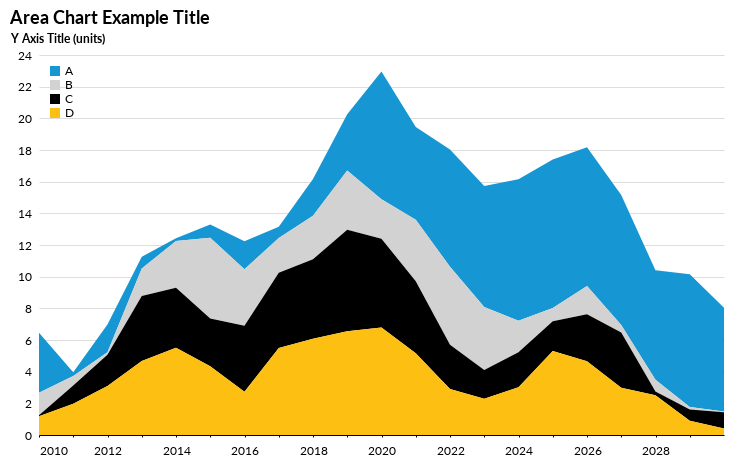

The code cell stored with this chart in its notebook:
### Code cell
alt.Chart(time).mark_area().encode(
    x = "index:T",
    y = alt.Y('value:Q', axis = alt.Axis(title = "Y Axis Title (units)")),
    color = 'variable:N'
).properties(
    title = "Area Chart Example Title"
)

### Figure 1 — Vega-Lite specification as saved in the notebook (floating-point values rounded to 4 significant figures)
{"$schema": "https://vega.github.io/schema/vega-lite/v2.6.0.json", "config": {"area": {"fill": "#1696d2"}, "axisX": {"domain": true, "domainColor": "#000000", "domainWidth": 1, "grid": false, "gridColor": "#FFF", "labelAngle": 0, "labelFont": "Lato", "labelFontSize": 12, "labelPadding": 8, "tickColor": "#000000", "tickSize": 2, "title": "", "titleFont": "Lato", "titleFontSize": 12, "titlePadding": 10}, "axisY": {"domain": false, "domainColor": "#000000", "domainWidth": 1, "gridColor": "#DEDDDD", "gridWidth": 1, "labelFont": "Lato", "labelFontSize": 12, "labelPadding": 8, "ticks": false, "titleAngle": 0, "titleFont": "Lato", "titleFontSize": 12, "titlePadding": 10, "titleX": 18, "titleY": -10}, "background": "#FFF", "bar": {"binSpacing": 1, "continuousBandSize": 30, "discreteBandSize": 30, "fill": "#1696d2", "size": 40, "stroke": false}, "legend": {"labelFont": "Lato", "labelFontSize": 12, "labelLimit": 500, "offset": 0, "orient": "top-left", "padding": 10, "symbolSize": 100, "symbolType": "square", "title": "", "titleFont": "Lato", "titleFontSize": 12, "titlePadding": 10}, "line": {"color": "#1696d2", "stroke": "#1696d2", "strokewidth": 5}, "padding": 10, "path": {"stroke": "#1696d2", "strokeWidth": 0.5}, "point": {"filled": true}, "range": {"category": ["#1696d2", "#d2d2d2", "#000000", "#fdbf11", "#ec008b", "#55b748", "#5c5859", "#db2b27"], "diverging": ["#cfe8f3", "#a2d4ec", "#73bfe2", "#46abdb", "#1696d2", "#12719e"]}, "style": {"text": {"align": "right", "color": "#1696d2", "font": "Lato", "fontSize": 11, "fontWeight": 400, "size": 11}}, "title": {"anchor": "start", "font": "Lato", "fontSize": 18, "fontWeight": 700, "offset": 0}, "trail": {"color": "#1696d2", "size": 1, "stroke": "#1696d2", "strokeWidth": 0}, "view": {"stroke": "transparent"}}, "data": {"name": "data-ebc89b5481b964b179fa010f67c816c4"}, "datasets": {"data-ebc89b5481b964b179fa010f67c816c4": [{"index": "2009-12-31T00:00:00", "value": 3.78, "variable": "A"}, {"index": "2010-12-31T00:00:00", "value": 0.2471, "variable": "A"}, {"index": "2011-12-31T00:00:00", "value": 1.748, "variable": "A"}, {"index": "2012-12-31T00:00:00", "value": 0.7556, "variable": "A"}, {"index": "2013-12-31T00:00:00", "value": 0.174, "variable": "A"}, {"index": "2014-12-31T00:00:00", "value": 0.8306, "variable": "A"}, {"index": "2015-12-31T00:00:00", "value": 1.77, "variable": "A"}, {"index": "2016-12-31T00:00:00", "value": 0.7159, "variable": "A"}, {"index": "2017-12-31T00:00:00", "value": 2.312, "variable": "A"}, {"index": "2018-12-31T00:00:00", "value": 3.557, "variable": "A"}, {"index": "2019-12-31T00:00:00", "value": 8.064, "variable": "A"}, {"index": "2020-12-31T00:00:00", "value": 5.869, "variable": "A"}, {"index": "2021-12-31T00:00:00", "value": 7.401, "variable": "A"}, {"index": "2022-12-31T00:00:00", "value": 7.65, "variable": "A"}, {"index": "2023-12-31T00:00:00", "value": 8.937, "variable": "A"}, {"index": "2024-12-31T00:00:00", "value": 9.388, "variable": "A"}, {"index": "2025-12-31T00:00:00", "value": 8.777, "variable": "A"}, {"index": "2026-12-31T00:00:00", "value": 8.215, "variable": "A"}, {"index": "2027-12-31T00:00:00", "value": 6.925, "variable": "A"}, {"index": "2028-12-31T00:00:00", "value": 8.376, "variable": "A"}, {"index": "2029-12-31T00:00:00", "value": 6.548, "variable": "A"}, {"index": "2009-12-31T00:00:00", "value": 1.426, "variable": "B"}, {"index": "2010-12-31T00:00:00", "value": 0.5933, "variable": "B"}, {"index": "2011-12-31T00:00:00", "value": 0.1649, "variable": "B"}, {"index": "2012-12-31T00:00:00", "value": 1.736, "variable": "B"}, {"index": "2013-12-31T00:00:00", "value": 2.956, "variable": "B"}, {"index": "2014-12-31T00:00:00", "value": 5.098, "variable": "B"}, {"index": "2015-12-31T00:00:00", "value": 3.572, "variable": "B"}, {"index": "2016-12-31T00:00:00", "value": 2.199, "variable": "B"}, {"index": "2017-12-31T00:00:00", "value": 2.757, "variable": "B"}, {"index": "2018-12-31T00:00:00", "value": 3.751, "variable": "B"}, {"index": "2019-12-31T00:00:00", "value": 2.498, "variable": "B"}, {"index": "2020-12-31T00:00:00", "value": 3.884, "variable": "B"}, {"index": "2021-12-31T00:00:00", "value": 4.925, "variable": "B"}, {"index": "2022-12-31T00:00:00", "value": 3.969, "variable": "B"}, {"index": "2023-12-31T00:00:00", "value": 2.0, "variable": "B"}, {"index": "2024-12-31T00:00:00", "value": 0.8244, "variable": "B"}, {"index": "2025-12-31T00:00:00", "value": 1.78, "variable": "B"}, {"index": "2026-12-31T00:00:00", "value": 0.4729, "variable": "B"}, {"index": "2027-12-31T00:00:00", "value": 0.7362, "variable": "B"}, {"index": "2028-12-31T00:00:00", "value": 0.1637, "variable": "B"}, {"index": "2029-12-31T00:00:00", "value": 0.05301, "variable": "B"}, {"index": "2009-12-31T00:00:00", "value": 0.05873, "variable": "C"}, {"index": "2010-12-31T00:00:00", "value": 1.156, "variable": "C"}, {"index": "2011-12-31T00:00:00", "value": 1.978, "variable": "C"}, {"index": "2012-12-31T00:00:00", "value": 4.096, "variable": "C"}, {"index": "2013-12-31T00:00:00", "value": 3.791, "variable": "C"}, {"index": "2014-12-31T00:00:00", "value": 3.026, "variable": "C"}, {"index": "2015-12-31T00:00:00", "value": 4.168, "variable": "C"}, {"index": "2016-12-31T00:00:00", "value": 4.75, "variable": "C"}, {"index": "2017-12-31T00:00:00", "value": 5.019, "variable": "C"}, {"index": "2018-12-31T00:00:00", "value": 6.409, "variable": "C"}, {"index": "2019-12-31T00:00:00", "value": 5.603, "variable": "C"}, {"index": "2020-12-31T00:00:00", "value": 4.537, "variable": "C"}, {"index": "2021-12-31T00:00:00", "value": 2.792, "variable": "C"}, {"index": "2022-12-31T00:00:00", "value": 1.814, "variable": "C"}, {"index": "2023-12-31T00:00:00", "value": 2.199, "variable": "C"}, {"index": "2024-12-31T00:00:00", "value": 1.881, "variable": "C"}, {"index": "2025-12-31T00:00:00", "value": 2.967, "variable": "C"}, {"index": "2026-12-31T00:00:00", "value": 3.482, "variable": "C"}, {"index": "2027-12-31T00:00:00", "value": 0.2438, "variable": "C"}, {"index": "2028-12-31T00:00:00", "value": 0.7096, "variable": "C"}, {"index": "2029-12-31T00:00:00", "value": 1.027, "variable": "C"}, {"index": "2009-12-31T00:00:00", "value": 1.186, "variable": "D"}, {"index": "2010-12-31T00:00:00", "value": 1.97, "variable": "D"}, {"index": "2011-12-31T00:00:00", "value": 3.087, "variable": "D"}, {"index": "2012-12-31T00:00:00", "value": 4.677, "variable": "D"}, {"index": "2013-12-31T00:00:00", "value": 5.511, "variable": "D"}, {"index": "2014-12-31T00:00:00", "value": 4.336, "variable": "D"}, {"index": "2015-12-31T00:00:00", "value": 2.728, "variable": "D"}, {"index": "2016-12-31T00:00:00", "value": 5.49, "variable": "D"}, {"index": "2017-12-31T00:00:00", "value": 6.073, "variable": "D"}, {"index": "2018-12-31T00:00:00", "value": 6.547, "variable": "D"}, {"index": "2019-12-31T00:00:00", "value": 6.792, "variable": "D"}, {"index": "2020-12-31T00:00:00", "value": 5.169, "variable": "D"}, {"index": "2021-12-31T00:00:00", "value": 2.909, "variable": "D"}, {"index": "2022-12-31T00:00:00", "value": 2.296, "variable": "D"}, {"index": "2023-12-31T00:00:00", "value": 3.019, "variable": "D"}, {"index": "2024-12-31T00:00:00", "value": 5.307, "variable": "D"}, {"index": "2025-12-31T00:00:00", "value": 4.656, "variable": "D"}, {"index": "2026-12-31T00:00:00", "value": 2.988, "variable": "D"}, {"index": "2027-12-31T00:00:00", "value": 2.506, "variable": "D"}, {"index": "2028-12-31T00:00:00", "value": 0.8972, "variable": "D"}, {"index": "2029-12-31T00:00:00", "value": 0.4088, "variable": "D"}]}, "encoding": {"color": {"field": "variable", "type": "nominal"}, "x": {"field": "index", "type": "temporal"}, "y": {"axis": {"title": "Y Axis Title (units)"}, "field": "value", "type": "quantitative"}}, "height": 380, "mark": "area", "title": "Area Chart Example Title", "width": 685}
